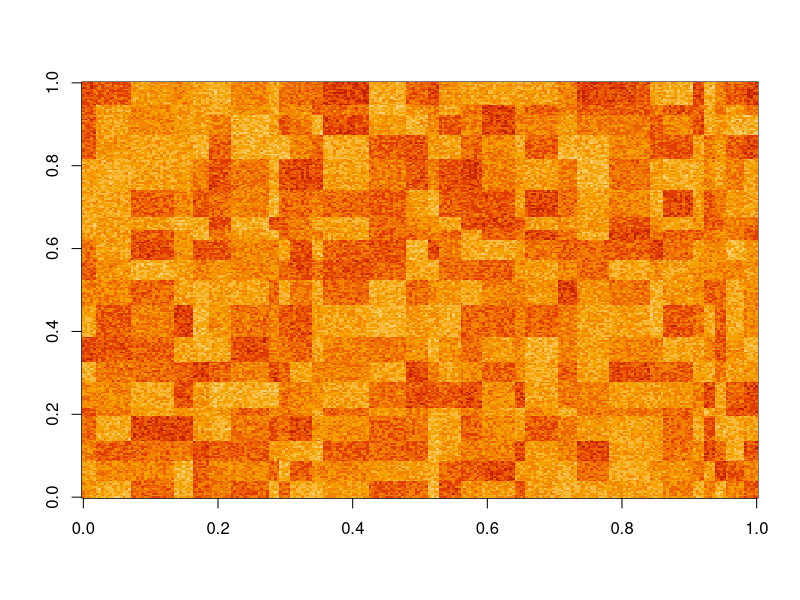
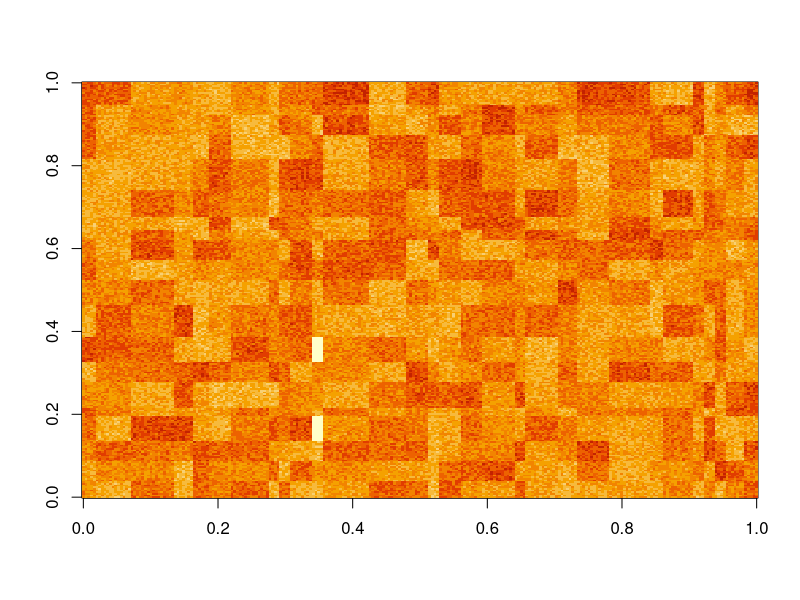
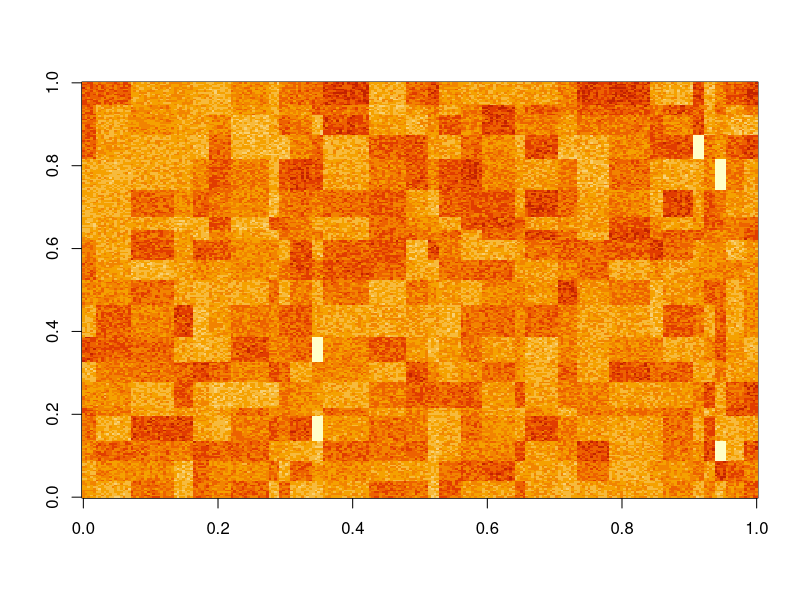
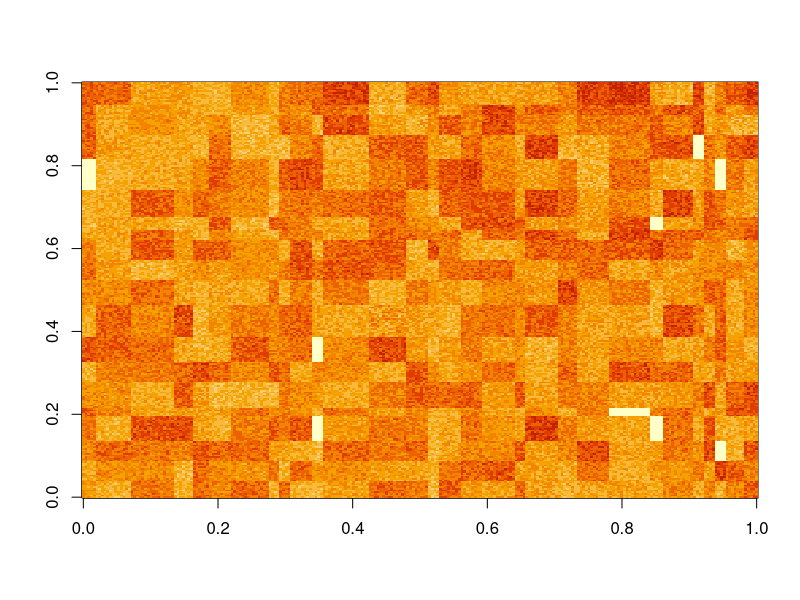
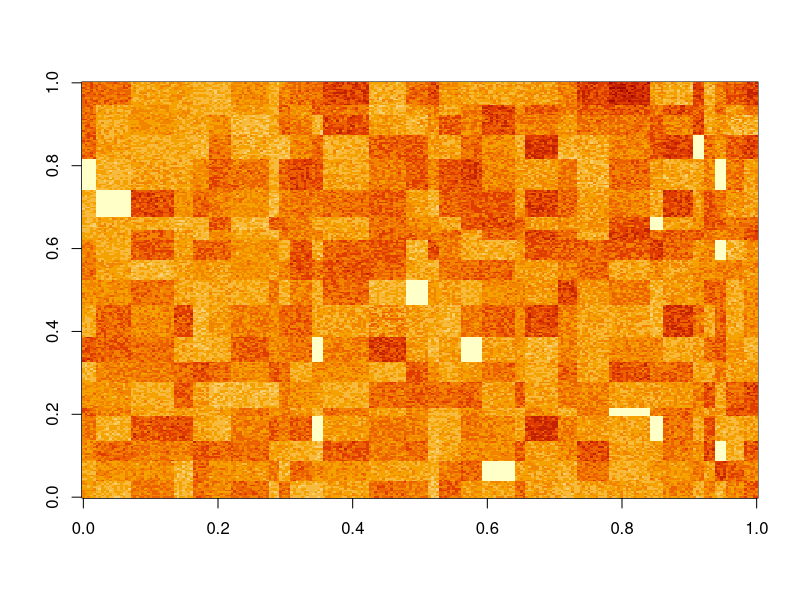
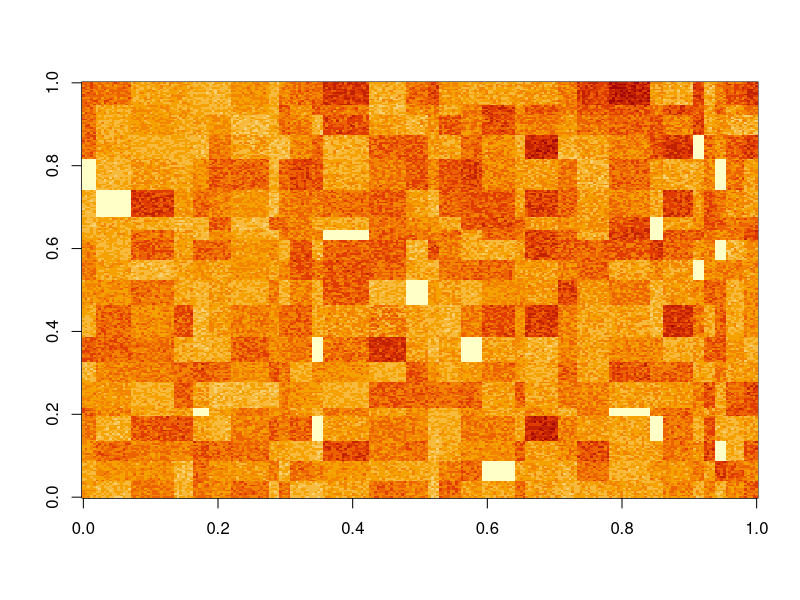
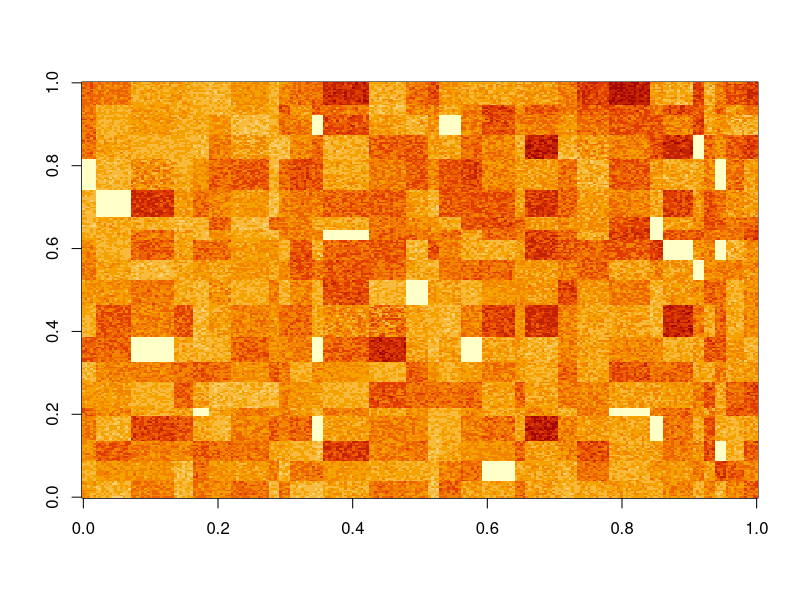
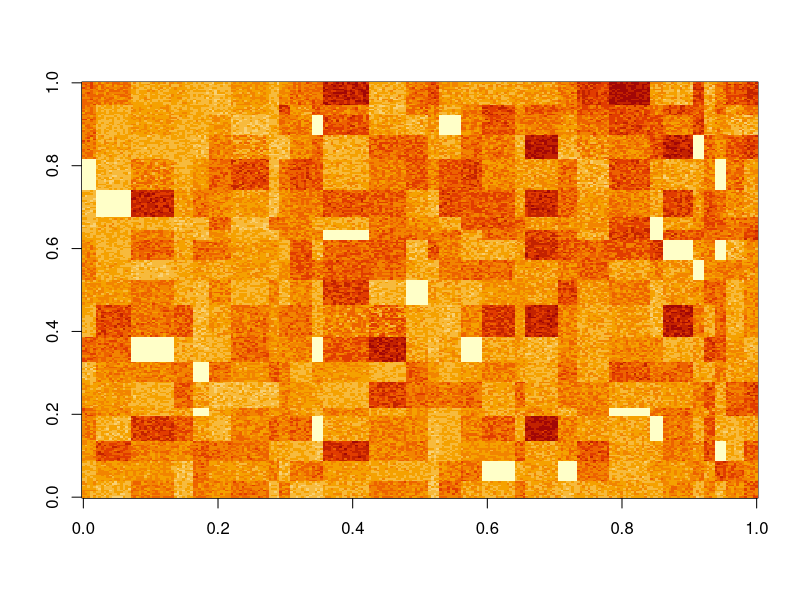

R code for these plots, in order:
initialise_parameters <- function(){
  params = list()
  params$offset_multiplier = 4
  params$parcel_sz_x = 20 #width of basic land parcel (eg for N = 500 and parcel_sz_x = 10 the ecology is composed of 50 parcels in the x direction)
  params$parcel_sz_y = 30 #width of basic land parcel
  params$region_num_x = 2 
  params$region_num_y = 3
  params$ecology_size = 250 #array size to be broken up into sub arrays
  params$time_steps = 100 #number of years etc
  params$max_developments = 5 #maximum number of developments per year 
  params$min_eco_val = 30
  params$max_eco_val = 100
  params$min_initial_eco_val = 30
  params$max_initial_eco_val = 80
  params$max_decline_rate = 0.02 #max regional decline rate
  params$offset_rate = 0.05 #rate of improvement in land parcel after parcel is offset
  params$eco_noise = 20
  params$decline_type = 'current'
  params$parcel_selection_type = 'regional' #regional or national
  params$offset_value_type = 'current' 
  params$offset_type = 'match' #match - just match the offset value to the developed value (predicted or current)
  params$region_num = params$region_num_x*params$region_num_y 
  params$decline_rates = -params$max_decline_rate*runif((params$region_num - 1))
  params$decline_rates = c(params$decline_rates, params$max_decline_rate*runif(1))
  params$decline_rate_std = 0.1*params$max_decline_rate*runif((params$region_num))
  return(params)
}

rand_vec <- function(N, M, sd) {
  min_width = 3;
  vec <- rnorm(N, M/N, sd)
  if (abs(sum(vec)) < 0.01) vec <- vec + 1
  vec <- round(vec / sum(vec) * M)
  deviation <- M - sum(vec)
  for (. in seq_len(abs(deviation))) {
    vec[i] <- vec[i <- sample(N, 1)] + sign(deviation)
  }
  while (any(vec <= min_width)) {
    negs <- vec <= min_width
    pos  <- vec > min_width
    vec[negs][i] <- vec[negs][i <- sample(sum(negs), 1)] + 1
    vec[pos][i]  <- vec[pos ][i <- sample(sum(pos ), 1)] - 1
  }
  vec
}

  
initialise_square_parcels <- function(params){
  parcels = list()
  pixel_indexes = 1:(params$ecology_size*params$ecology_size)
  dim(pixel_indexes) = c(params$ecology_size, params$ecology_size)
  land_parcels = matcell(pixel_indexes, c(params$parcel_sz_y, params$parcel_sz_x)) #split the ecology array into a series of subarrays with dimensions sz_x by sz_y
  parcel_num_y = land_parcels$dims[1]
  parcel_num_x = land_parcels$dims[2]
  land_parcel_num = length(land_parcels$elements) #total number of parcels
  parcel_indexes = 1:land_parcel_num #index all parcels
  dim(parcel_indexes) = c(parcel_num_y, parcel_num_x) #arrange indicies into array with dimensions of land parcels
  region_size_x = ceiling(parcel_num_x/params$region_num_x)
  region_size_y = ceiling(parcel_num_y/params$region_num_y)
  regions = matcell(parcel_indexes, c(region_size_y, region_size_x))
  region_num = length(regions$elements)
  parcels$land_parcel_num = land_parcel_num
  parcels$land_parcels = land_parcels$elements
  parcels$land_parcel_dims = land_parcels$dims
  parcels$regions = regions$elements
  parcels$region_dims = regions$dims
  parcels$region_num = region_num
  return(parcels)
}


initialise_shape_parcels <- function(params){
  parcels = list()

  parcel_vx = rand_vec(params$parcel_sz_x, params$ecology_size, 5)
  parcel_vy = rand_vec(params$parcel_sz_y, params$ecology_size, 5)
  
  pixel_indexes = 1:(params$ecology_size*params$ecology_size)
  dim(pixel_indexes) = c(params$ecology_size, params$ecology_size)
  land_parcels = mcell(pixel_indexes, parcel_vx, parcel_vy) #split the ecology array into a series of subarrays with dimensions sz_x by sz_y
  parcel_num_y = land_parcels$dims[1]
  parcel_num_x = land_parcels$dims[2]
  land_parcel_num = length(land_parcels$elements) #total number of parcels
  parcel_indexes = 1:land_parcel_num #index all parcels
  dim(parcel_indexes) = c(parcel_num_y, parcel_num_x) #arrange indicies into array with dimensions of land parcels
  region_vx = rand_vec(params$region_num_x, parcel_num_x, 1) 
  region_vy = rand_vec(params$region_num_y, parcel_num_y, 1)
  
  regions = mcell(parcel_indexes, region_vx, region_vy)
  
  region_num = length(regions$elements)
  parcels$land_parcel_num = land_parcel_num
  parcels$land_parcels = land_parcels$elements
  parcels$land_parcel_dims = land_parcels$dims
  parcels$regions = regions$elements
  parcels$region_dims = regions$dims
  parcels$region_num = region_num
  parcels$parcel_vx = parcel_vx
  parcels$parcel_vy = parcel_vy
  
  return(parcels)
}


initialise_index_object <- function(land_parcel_num){
  ind_available = 1:land_parcel_num #parcel indexes available for development or offsetting
  index_object = list()
  index_object$ind_available = ind_available
  index_object$break_flag = FALSE
  return(index_object)
}

initialise_ecology <- function(params, parcels){
  land_parcels = parcels$land_parcels
  land_parcel_num = parcels$land_parcel_num
  ecology_initial = matrix(1,params$ecology_size,params$ecology_size)
  
  for (s in 1:land_parcel_num){
    initial_parcel_value = params$min_initial_eco_val + (params$max_initial_eco_val - params$min_initial_eco_val - params$eco_noise)*runif(1) 
    inds = parcels$land_parcels[[s]]
    dim(inds) = c(1, length(inds))
    ecology_initial[inds] = ecology_initial[inds]*initial_parcel_value
  }
  ecology_initial = ecology_initial + params$eco_noise*matrix(runif(params$ecology_size*params$ecology_size),params$ecology_size,params$ecology_size)
  return(ecology_initial)
}

initialise_offset_object <- function(params){
  object = list()
  object$parcel_list = vector('list', params$time_steps)
  object$parcel_vals_list = vector('list', params$time_steps)
  return(object)
}

matcell <- function(x, tilesize){
  
  sz = c(nrow(x), ncol(x))
  A = vector('list', 2)
  for (s in 1:2){
    dm = sz[s]
    T = min(dm, tilesize[s])
    nn = floor( dm / T ) 
    resid = dm %% tilesize[s]
    if (resid == 0 ) {
      A[[s]]=c(rep(1, nn)*T)
    } else A[[s]]=c(rep(1, nn)*T,resid)
  }
  
  rowsizes = A[[1]]
  colsizes = A[[2]]
  rows = length(rowsizes)
  cols = length(colsizes)
  B = vector('list', rows*cols)
  
  rowStart = 0
  
  a = 1  
  for (i in 1:rows){
    colStart = 0
    for (j in 1:cols){
      B[[a]] = x[colStart+(1:colsizes[j]), rowStart+(1:rowsizes[i])]
      colStart = colStart + colsizes[j]
      a = a + 1
    }
    rowStart = rowStart + rowsizes[i]
  }
  
  parcel = list()
  parcel$dims = c(length(A[[1]]), length(A[[2]]))
  parcel$elements = B
  return(parcel)
}


mcell <- function(x, vx, vy){
  
  rowsizes = vy;
  colsizes = vx;
  rows = length(rowsizes);
  cols = length(colsizes);

  a = 1
  B = vector('list', rows*cols)
  colStart = 0
  for (i in 1:cols){
    rowStart = 0
    for (j in 1:rows){
      B[[a]] = x[rowStart+(1:rowsizes[j]), colStart+(1:colsizes[i])]
      rowStart = rowStart + rowsizes[j]
      a = a + 1
    }
    colStart = colStart + colsizes[i]
  }
  
  parcel = list()
  parcel$dims = c(length(vy), length(vx))
  parcel$elements = B
  return(parcel)
  
}  


ind2sub <- function(A, ind){
  m = nrow(A)
  rw = ((ind-1) %% m) + 1 
  cl = floor((ind-1) / m) + 1
  loc = c(rw, cl)
  return(loc)
}

offset_rule <- function(pos_y, params, rate, t){
  mn = params$min_eco_val
  mx = params$max_eco_val
  t_sh = -1/rate * log( ((pos_y - mn)/(mx - pos_y)))
  offset_rule = mn + (mx - mn)/(1 + exp(-rate*( t - t_sh)))
}

initialise_counterfactuals <- function(params, parcels, ecology_initial){
  counterfactuals = list()
  
  region_num = parcels$region_num
  regions = parcels$regions
  land_parcels = parcels$land_parcels
  current_ecology = ecology_initial
  time_vec = 1:params$time_steps 
  elements = array(0, c(params$ecology_size, params$ecology_size, params$time_steps))
  decline_rates = vector('list', region_num)
  
  for (region_ind in 1:region_num){
    
    current_region = regions[[region_ind]]
    current_parcel_num = length(current_region)    
    decline_params = c(length(current_region), params$decline_rates[region_ind], params$decline_rate_std[region_ind])
    current_decline_rates = matrix(rnorm(decline_params[1], mean = decline_params[2], sd = decline_params[3]), ncol = ncol(current_region))
    decline_rates[[region_ind]] = current_decline_rates
    parcel_inds = current_region
    dim(parcel_inds) = c(1, current_parcel_num)
    
    for (parcel_count in 1:current_parcel_num){
      parcel_ind = parcel_inds[parcel_count]
      current_parcel = land_parcels[[parcel_ind]]
      current_dec_rate = current_decline_rates[parcel_count]      
      for (pix_ind in current_parcel){      
        loc <- ind2sub(current_ecology, pix_ind)
        elements[loc[1], loc[2], ] = offset_rule(current_ecology[pix_ind], params, current_dec_rate, time_vec)
      }
    }
  }
  counterfactuals$elements = elements
  counterfactuals$decline_rates = decline_rates
  return(counterfactuals)
}

initialise_outputs <- function(params, counterfactuals, parcels){
  parcel_num_x = length(parcels$parcel_vx)
  parcel_num_y = length(parcels$parcel_vy)
  outputs = list()
  outputs$developed_indexes = vector('list', params$time_steps)
  outputs$offset_indexes = vector('list', params$time_steps)
  outputs$offset_trajectories = array(0, c(params$ecology_size, params$ecology_size, params$time_steps)) 
  outputs$developed_losses = outputs$offset_trajectories
  outputs$static_losses = outputs$offset_trajectories
  outputs$true_gains = outputs$offset_trajectories
  outputs$trajectories = counterfactuals$elements
  return(outputs)
  
}

find_parcel_vals <- function(parcels, current_ecology){
  land_parcels = parcels$land_parcels
  land_parcel_num = length(land_parcels)
  current_parcel_vals = rep(0, land_parcel_num)
  
  for (s in 1:land_parcel_num){
    inds = land_parcels[[s]]
    current_parcel_vals[s] = sum(current_ecology[inds])
  }
  return(current_parcel_vals)
}

select_parcel_to_develop <- function(developed_object, ind_available, current_parcel_vals, parcels){

  land_parcels = parcels$land_parcels
  parcel_index = ind_available[sample(1:length(ind_available), 1)]
  parcel_val = current_parcel_vals[parcel_index] #determine ecological value of selected parcel   
  current_parcel = land_parcels[[parcel_index]]
  
  developed_object$parcel_index = parcel_index
  developed_object$parcel_val = parcel_val
  developed_object$current_parcel = current_parcel
  developed_object$parcel_list[[yr]] = c(developed_object$parcel_list[[yr]], parcel_index)
  developed_object$parcel_vals_list[[yr]] = c(developed_object$parcel_vals_list[[yr]], parcel_val)
  return(developed_object)
}

update_index <- function(index_object, current_parcel_indexes){
  ind_available = index_object$ind_available
  
  ind_available <- setdiff(ind_available, current_parcel_indexes) #remove developed parcel from available list   
  if (length(ind_available) < 1 ){   
    break_flag = TRUE
  } else {break_flag = FALSE}
  index_object$ind_available = ind_available
  index_object$break_flag = break_flag
  return(index_object)
}

find_region <- function(parcels, parcel_ind){
  region_num = parcels$region_num
  regions = parcels$regions
  for (s in 1:region_num){
    if (any(regions[[s]] == parcel_ind)){
      region_index = s
      break
    }
    
  }
  return(region_index)
}

select_parcel_to_offset <- function(offset_object, params, parcels, developed_object, index_object, current_parcel_vals, predicted_parcel_vals, predict_flag){

  if (predict_flag == 'true'){
    current_parcel_vals = predicted_parcel_vals
  }
  
  ind_available = index_object$ind_available
  
  land_parcels = parcels$land_parcels
  region_num = parcels$region_num
  regions = parcels$regions
  parcel_selection_type = params$parcel_selection_type 
  offset_value_type = params$offset_value_type
  offset_type = params$offset_type
  developed_parcel_ind = developed_object$parcel_index
  developed_parcel_val = developed_object$parcel_val
  
  if (parcel_selection_type == 'regional'){        
    for (s in 1:region_num){
      if (any(regions[[s]] == developed_parcel_ind)) {
        offset_ind_to_use = intersect(regions[[s]], ind_available)                                        
        break
      }
    }
  } else if (parcel_selection_type == 'national'){ 
    offset_ind_to_use = ind_available
  }
  
  if (length(offset_ind_to_use) < 1 ){   
    offset_object$break_flag = TRUE
    return(offset_object)
  } else {offset_object$break_flag = FALSE}
    
  parcel_vals_to_use = current_parcel_vals[offset_ind_to_use]
  parcel_indexes = vector()
  parcel_vals = vector()
  val_to_match = params$offset_multiplier*developed_parcel_val
 
  parcel_indexes = vector()
  while (val_to_match > 0){
    err = val_to_match - parcel_vals_to_use
    if ( all(err > 0) ){
      max_ind = which(parcel_vals_to_use == max(parcel_vals_to_use))
      parcel_indexes = c(parcel_indexes, offset_ind_to_use[max_ind])
      parcel_vals = c(parcel_vals, parcel_vals_to_use[max_ind])
      val_to_match = val_to_match - parcel_vals_to_use[max_ind]     
      offset_ind_to_use = offset_ind_to_use[-max_ind]
      parcel_vals_to_use = current_parcel_vals[offset_ind_to_use]      
    } else{
      max_ind = which(err == max(err[which(err < 0)]))
      parcel_indexes = c(offset_ind_to_use[max_ind], parcel_indexes)
      parcel_vals = c(parcel_vals, parcel_vals_to_use[max_ind])
      break
    }
  }
  
  offset_object$current_parcels = list()
  for (parcel_ind in 1:length(parcel_indexes)){
    offset_object$current_parcels[[parcel_ind]] = land_parcels[[parcel_indexes[parcel_ind]]]
  }
  
  offset_object$current_parcel_indexes = parcel_indexes
  offset_object$parcel_list[[yr]] = c(offset_object$parcel_list[[yr]], parcel_indexes)
  offset_object$parcel_vals_list[[yr]] = c(offset_object$parcel_vals_list[[yr]], parcel_vals)
  
  return(offset_object)  
}

determine_offset_index <- function(params, parcels, developed_object, ind_available){
  region_num = parcels$region_num
  regions = parcels$regions
  if (params$parcel_selection_type == 'regional') {
    for (s in 1:region_num){
      if ( any(regions[[s]] == developed_object$parcel_ind )) {
        offset_ind_to_use = intersect(regions[[s]], ind_available)
        break
      }
    }
  } else if (params$parcel_selection_type == 'national'){
    offset_ind_to_use = ind_available
  }
  return(offset_ind_to_use)  
}

 
write_developed_trajectory <- function(outputs, counterfactuals, developed_object, current_ecology, params, yr){
  
  current_parcel = developed_object$current_parcel
  dim(current_parcel) = c(1, length(current_parcel))

  for (pix_ind in current_parcel){
    loc = ind2sub(current_ecology, pix_ind)
    outputs$trajectories[loc[1], loc[2], yr:params$time_steps] = 0
    outputs$developed_losses[loc[1], loc[2], yr:params$time_steps] = counterfactuals$elements[loc[1], loc[2], yr:params$time_steps]
    outputs$static_losses[loc[1], loc[2], yr:params$time_steps] = counterfactuals$elements[loc[1], loc[2], yr]
  }
    return(outputs)
}

write_offset_trajectory <- function(outputs, counterfactuals, offset_object, current_ecology, params, time_remaining, yr){
  current_parcels = offset_object$current_parcels
  offset_rate = params$offset_rate

  parcel_num = length(offset_object$current_parcels)
  for (parcel_ind in 1:parcel_num){
    current_parcel = current_parcels[[parcel_ind]]
    dim(current_parcel) = c(1, length(current_parcel))
    for (pix_ind in current_parcel){
      loc = ind2sub(current_ecology, pix_ind)
      current_val = current_ecology[pix_ind]
      current_trajectory = offset_rule(current_val, params, offset_rate, time_remaining)
      outputs$trajectories[loc[1], loc[2], yr:params$time_steps] = current_trajectory        
      outputs$offset_trajectories[loc[1], loc[2], yr:params$time_steps] = current_trajectory - current_val
      outputs$true_gains[loc[1], loc[2], yr:params$time_steps] = current_trajectory - counterfactuals$elements[loc[1], loc[2], yr:params$time_steps]
    }
  }
  return(outputs)
}

write_trajectory <- function(outputs, current_parcel, current_ecology, params, time_remaining, yr){
  
  min_eco_val = params$min_eco_val
  max_eco_val = params$max_eco_val
  offset_rate = params$offset_rate
  dim(current_parcel) = c(1, length(current_parcel))
  
  for (pix_ind in current_parcel){
    loc = ind2sub(current_ecology, pix_ind)  
    current_trajectory = offset_rule(current_ecology[pix_ind], params, offset_rate, time_remaining)
    outputs$avoided_losses[loc[1], loc[2], yr:params$time_steps] = current_ecology[pix_ind]
    counterfactual = counterfactuals$elements[loc[1], loc[2], yr:params$time_steps]            
  }
  return(outputs)
  
}


write_current_value <- function(A, current_parcel, current_ecology, params, yr){
  current_array = matrix(0, params$ecology_size, params$ecology_size)
  current_array[current_parcel] = current_ecology[current_parcel]
  A[, , yr] = A[, , yr] + current_array
  return(A)
}


sum_regions <- function(time_steps, parcels, trajectories){
  
  region_num = parcels$region_num
  land_parcels = parcels$land_parcels
  regions = parcels$regions
  region_sums = array(0, c(time_steps, region_num))
  
  for (yr in 1:time_steps){ #determine net regional offsets, net regional development_losses
    current_trajectory = trajectories[ , , yr]

    for (region_ind in 1:region_num){ #number of regions  

      current_region = regions[[region_ind]]
      current_parcel_num = length(current_region)
      current_region_sum = 0

      for (parcel_ind in current_region){ 
        current_parcel = land_parcels[[parcel_ind]]
        current_region_sum = current_region_sum + sum(current_trajectory[current_parcel])
      }
      region_sums[yr, region_ind] = current_region_sum
    }
  }
  return(region_sums)
}


predict_parcels <- function(parcels, index_object, current_ecology, params, time_remaining){
  ind_available = index_object$ind_available
  offset_rate = params$offset_rate
  land_parcels = parcels$land_parcels
  predicted_parcel_vals = array(0, length(ind_available))

  for (s in ind_available){

    current_parcel = land_parcels[[s]]
    predicted_offset_parcel = array(0, length(current_parcel))
    parcel_pix_ind = 1
    for (pix_ind in current_parcel){
      predicted_pixel_trajectory = offset_rule(current_ecology[pix_ind], params, offset_rate, time_remaining)
      predicted_offset_parcel[parcel_pix_ind] = predicted_pixel_trajectory[length(predicted_pixel_trajectory)]
      parcel_pix_ind <- parcel_pix_ind + 1
    }     
    predicted_parcel_vals[s] = sum(predicted_offset_parcel)
  }
  return(predicted_parcel_vals)

}


sum_parcels <- function(time_steps, parcels, trajectories){
  
  region_num = parcels$region_num
  land_parcels = parcels$land_parcels
  regions = parcels$regions
  region_sums = array(0, c(time_steps, region_num))
  
  for (yr in 1:time_steps){ #determine net regional offsets, net regional development_losses
    current_trajectory = trajectories[ , , yr]
    
    for (region_ind in 1:region_num){ #number of regions  
      
      current_region = regions[[region_ind]]
      current_parcel_num = length(current_region)
      current_region_sum = 0
      
      for (parcel_ind in current_region){ 
        current_parcel = land_parcels[[parcel_ind]]
        current_region_sum = current_region_sum + sum(current_trajectory[current_parcel])
      }
      region_sums[yr, region_ind] = current_region_sum
    }
  }
  return(region_sums)
}

plot_outputs <- function(sums1, sums2, params){
  
  graphics.off()
  A = 1:parcels$region_num
  dim(A) = c(params$region_num_x, params$region_num_y)
  layout(A)
  ymax = max(cbind(sums1, sums2))
  ymin = min(cbind(sums1, sums2))
  
  for (s in 1:params$region_num){
    plot(sums1[ , s], type = 'l', ylim = c(ymin, ymax))
    lines(sums2[ , s], col = 'red', ylim = c(ymin, ymax))
  }
  
  #mtext(plot_type, side = 3, line = -2, outer = TRUE)
}

plot_outs <- function(...){
  
  dots = list(...)
  plot_params = dots[[length(dots)]]
  graphics.off()
  plot_num = length(dots) - 1
  A = 1:plot_params[3]
  dim(A) = c(plot_params[1], plot_params[2])
  layout(A)
  ymaxs = array(0, plot_num)
  ymins = array(0, plot_num)
  for (s in 1:(length(dots) - 1)){
    ymaxs[s] = max(dots[[s]])
    ymins[s] = min(dots[[s]])
  }
  ymax = max(ymaxs)
  ymin = min(ymins)
  for (s in 1:plot_params[3]){
    plot(dots[[1]][ , s], type = 'l', ylim = c(ymin, ymax))
    if (plot_num > 1){
      for (t in 2:plot_num){
        lines(dots[[t]][ , s], col = 'red', ylim = c(ymin, ymax))
      }
    } 
  }
}

c(2, 3, 6)

#par(mfrow = c(2, 3))
#par(cex = 0.6)
#par(mar = c(0, 0, 0, 0), oma = c(4, 4, 0.5, 0.5))
#par(tcl = -0.25)
#par(mgp = c(2, 0.6, 0))
#for (i in 1:6) {
#plot(1, axes = FALSE, type = "n")
#mtext(letters[i], side = 3, line = -1, adj = 0.1, cex = 0.6,
#col = "grey40")
#if (i %in% c(4, 5, 6))
#axis(1, col = "grey40", col.axis = "grey20", at = seq(0.6, 1.2, 0.2))
#if (i %in% c(1, 4))
#    axis(2, col = "grey40", col.axis = "grey20", at = seq(0.6,1.2, 0.2))
#box(col = "grey60")
#}
#mtext("x axis", side = 1, outer = TRUE, cex = 0.7, line = 2.2,col = "grey20")
#mtext("y axis", side = 2, outer = TRUE, cex = 0.7, line = 2.2,col = "grey20")



params <- initialise_parameters()
parcels <- initialise_shape_parcels(params)
index_object <- initialise_index_object(parcels$land_parcel_num)
ecology_initial <- initialise_ecology(params, parcels)
offset_object <- initialise_offset_object(params)
developed_object <- initialise_offset_object(params)
counterfactuals <- initialise_counterfactuals(params, parcels, ecology_initial)
outputs <- initialise_outputs(params, counterfactuals, parcels)

graphics.off()

t1=proc.time() 








for (yr in 1:params$time_steps){      #main time loop

  time_remaining = 0:(params$time_steps - yr)    #remaining time vector
  current_ecology = outputs$trajectories[ , , yr]
   
  if (yr%%4 == 0){
    current_parcel_vals <- find_parcel_vals(parcels, current_ecology)
    current_max_developments = min(params$max_developments, length(index_object$ind_available))
    if (current_max_developments > 1){ 
      develop_num = sample(current_max_developments, 1)
    } else {develop_num = current_max_developments
    }
  } else develop_num = 0
  
  if (develop_num > 0){
    
    for (dev_index in 1:develop_num){    #loop over the number of possible developments           
      developed_object <- select_parcel_to_develop(developed_object, index_object$ind_available, current_parcel_vals, parcels)      
      outputs <- write_developed_trajectory(outputs, counterfactuals, developed_object, current_ecology, params, yr)     
           
      index_object = update_index(index_object, developed_object$parcel_index)      
      if (index_object$break_flag == TRUE){
        break
      }      
      if (params$offset_value_type == 'predicted'){   #determine predicted offset parcel values for each remaining parcel
        predict_flag = 'true'
        predicted_parcel_vals <- predict_parcels(parcels, index_object, current_ecology, params, time_remaining)
      } else (predict_flag = 'false')
      offset_object <- select_parcel_to_offset(offset_object, params, parcels, developed_object, index_object, current_parcel_vals, predicted_parcel_vals, predict_flag)      
      
      if (offset_object$break_flag == TRUE){
        break
      }  
      
      outputs = write_offset_trajectory(outputs, counterfactuals, offset_object, current_ecology, params, time_remaining, yr)         
      index_object = update_index(index_object, offset_object$current_parcel_indexes)
      
      if (index_object$break_flag == TRUE){
        break
      }
      
  #   outputs$developed_losses <- write_current_value(outputs$developed_losses, developed_object$current_parcel, current_ecology, params, yr) 
  #    outputs$avoided_loss_static <- write_current_value(outputs$avoided_loss_static, offset_object$current_parcels, current_ecology, params, yr) 
        
    }
    image(current_ecology, zlim = c(0, 100))
  } 

  if (length(index_object$ind_available) < 1){ #if no parcels are available break out of inner loop
    print('all parcels used')        
    break     
  }
  
print(yr)

}






(proc.time()-t1)[3]
#image(outputs$trajectories[ , , yr],zlim = c(0, 100))
net_impacts = outputs$trajectories - counterfactuals$elements



net_impact_sums <- sum_regions(params$time_steps, parcels, net_impacts)
region_sums <- sum_regions(params$time_steps, parcels, outputs$trajectories)
offset_sums <- sum_regions(params$time_steps, parcels, outputs$offset_trajectories)
developed_sums <- sum_regions(params$time_steps, parcels, outputs$developed_losses)
counterfactual_sums <- sum_regions(params$time_steps, parcels, counterfactuals$elements)
developed_static_sums <- sum_regions(params$time_steps, parcels, outputs$static_losses)
true_gains_sums <- sum_regions(params$time_steps, parcels, outputs$true_gains)

plot_params = c(params$region_num_x, params$region_num_y, parcels$region_num)
plot_outs(true_gains_sums, developed_sums, net_impact_sums, plot_params)

plot_outs(counterfactual_sums, region_sums, plot_params)

plot_outs(counterfactual_sums, region_sums, plot_params)


f <- function(...){
  dots = list(...)
  for (s in seq_along(dots)){
    print(dots[[s]])
  }
}


